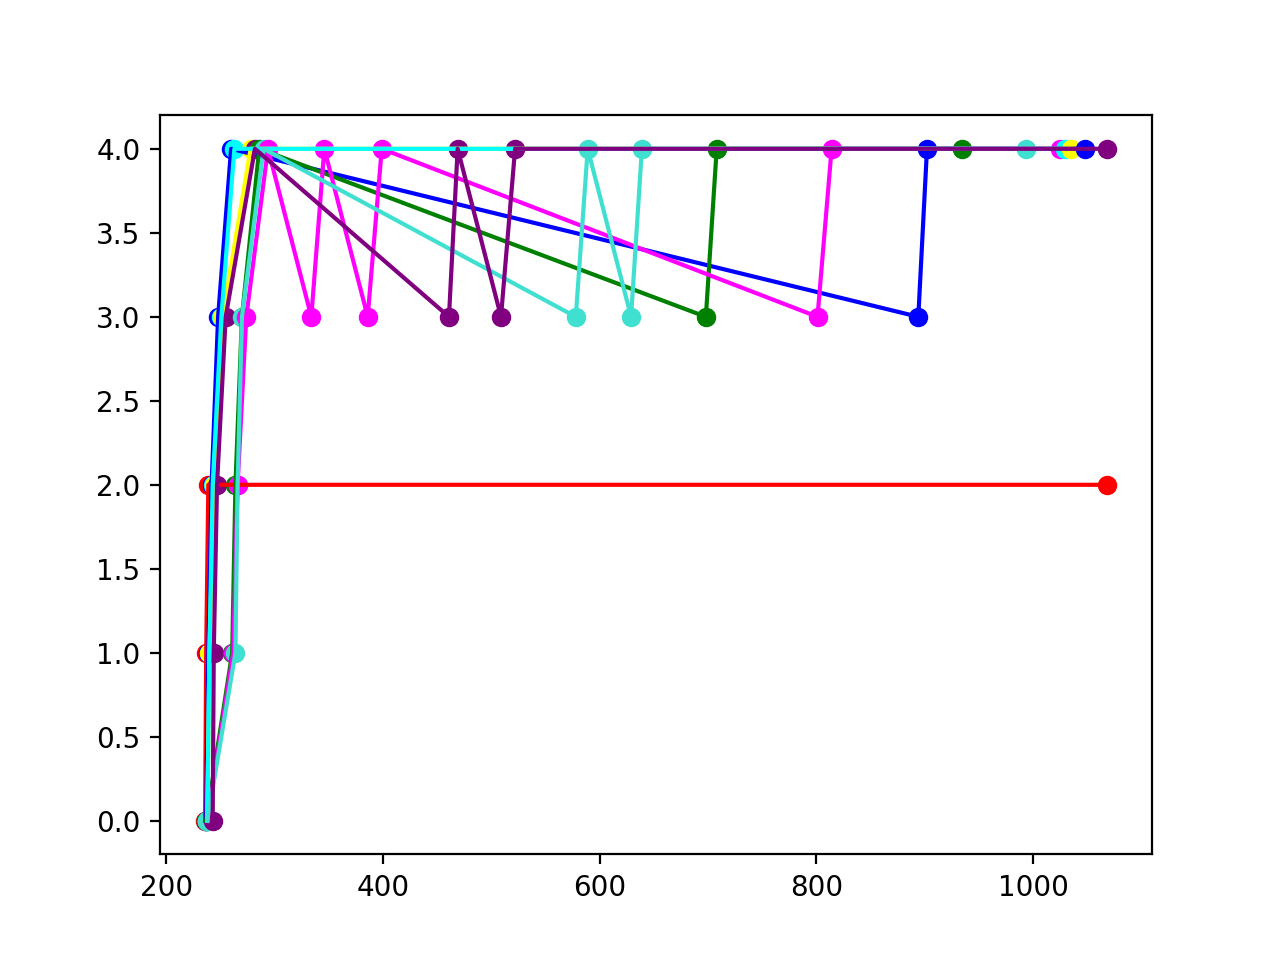

Write the Python code that produced this figure.

import matplotlib.pyplot as plt

# Python code to
# demonstrate readlines()



# Using readlines()
logs = open('log5', 'r')
Lines = logs.readlines()

count = 0
# Strips the newline character

color= [0,0,0,'red','blue','green','yellow','magenta','cyan','turquoise','purple','black','orange','brown']

gx={}
gy={}

for line in Lines:
    arr = line.split(" ")
    pid = int(arr[1]) #pid
    x = int(arr[0]) #tick
    y = int(arr[2]) #q
    plt.scatter(x,y,c=color[pid])

    if pid not in gx :
        gx[pid]=[]
        gy[pid]=[]
    gx[pid].append(x)
    gy[pid].append(y)

for pid in gx:
    plt.plot(gx[pid],gy[pid],c=color[pid])

plt.show()
